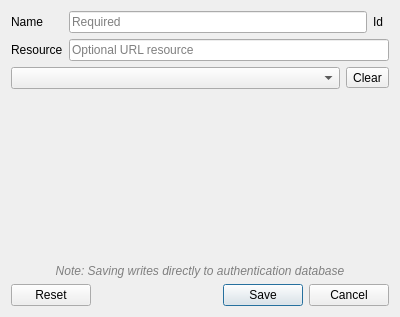
<?xml version="1.0" encoding="UTF-8"?>
<ui version="4.0">
 <class>QgsAuthConfigEdit</class>
 <widget class="QDialog" name="QgsAuthConfigEdit">
  <property name="geometry">
   <rect>
    <x>0</x>
    <y>0</y>
    <width>400</width>
    <height>317</height>
   </rect>
  </property>
  <property name="minimumSize">
   <size>
    <width>400</width>
    <height>0</height>
   </size>
  </property>
  <property name="windowTitle">
   <string>Authentication</string>
  </property>
  <layout class="QGridLayout" name="gridLayout">
   <item row="8" column="0" colspan="2">
    <widget class="QDialogButtonBox" name="buttonBox">
     <property name="standardButtons">
      <set>QDialogButtonBox::Cancel|QDialogButtonBox::Reset|QDialogButtonBox::Save</set>
     </property>
    </widget>
   </item>
   <item row="4" column="0" colspan="2">
    <layout class="QHBoxLayout" name="horizontalLayout">
     <item>
      <widget class="QComboBox" name="cmbAuthMethods"/>
     </item>
     <item>
      <widget class="QToolButton" name="btnClear">
       <property name="text">
        <string>Clear</string>
       </property>
      </widget>
     </item>
    </layout>
   </item>
   <item row="2" column="1">
    <widget class="QLineEdit" name="leResource">
     <property name="placeholderText">
      <string>Optional URL resource</string>
     </property>
    </widget>
   </item>
   <item row="7" column="0" colspan="2">
    <widget class="QLabel" name="lblNote">
     <property name="font">
      <font>
       <italic>true</italic>
      </font>
     </property>
     <property name="styleSheet">
      <string notr="true">color: rgb(128, 128, 128);</string>
     </property>
     <property name="text">
      <string>Note: Saving writes directly to authentication database</string>
     </property>
     <property name="alignment">
      <set>Qt::AlignCenter</set>
     </property>
    </widget>
   </item>
   <item row="1" column="1">
    <layout class="QHBoxLayout" name="horizontalLayout_5">
     <property name="spacing">
      <number>6</number>
     </property>
     <item>
      <widget class="QLineEdit" name="leName">
       <property name="placeholderText">
        <string>Required</string>
       </property>
      </widget>
     </item>
     <item>
      <widget class="QLabel" name="label">
       <property name="text">
        <string>Id</string>
       </property>
      </widget>
     </item>
     <item>
      <widget class="QgsAuthConfigIdEdit" name="authCfgEdit" native="true"/>
     </item>
    </layout>
   </item>
   <item row="2" column="0">
    <widget class="QLabel" name="lblResource">
     <property name="text">
      <string>Resource</string>
     </property>
    </widget>
   </item>
   <item row="6" column="0" colspan="2">
    <widget class="QStackedWidget" name="stkwAuthMethods">
     <property name="currentIndex">
      <number>-1</number>
     </property>
    </widget>
   </item>
   <item row="1" column="0">
    <widget class="QLabel" name="lblName">
     <property name="text">
      <string>Name</string>
     </property>
    </widget>
   </item>
  </layout>
 </widget>
 <customwidgets>
  <customwidget>
   <class>QgsAuthConfigIdEdit</class>
   <extends>QWidget</extends>
   <header>qgsauthconfigidedit.h</header>
   <container>1</container>
  </customwidget>
 </customwidgets>
 <tabstops>
  <tabstop>leName</tabstop>
  <tabstop>leResource</tabstop>
  <tabstop>cmbAuthMethods</tabstop>
  <tabstop>btnClear</tabstop>
 </tabstops>
 <resources/>
 <connections/>
</ui>
